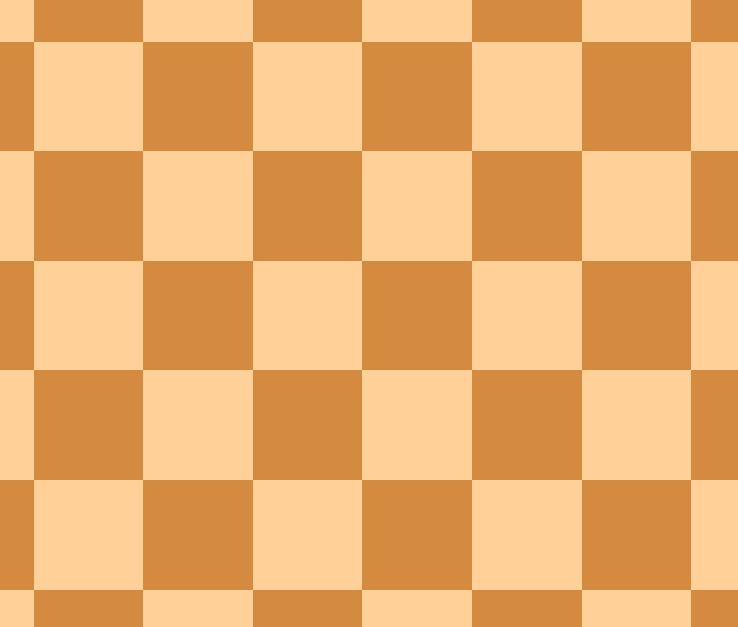
#> input picture Shi-tamashi Corner Detection/image.png, 738 x 627 px
$ python shi.py
#> lines starting #> are read from the running program, lines starting #| are printed output that depends on the picture; after the words box and inside, x2 and y2 are one past the last pixel; in counts of white or black regions, pixels touching at a corner belong together
import cv2
import numpy as np

img = cv2.imread("image.png")
#> img is the input picture: shape (627, 738, 3); mean B, G, R 107.5, 173.5, 233.5
gray = cv2.cvtColor(img, cv2.COLOR_BGR2GRAY)
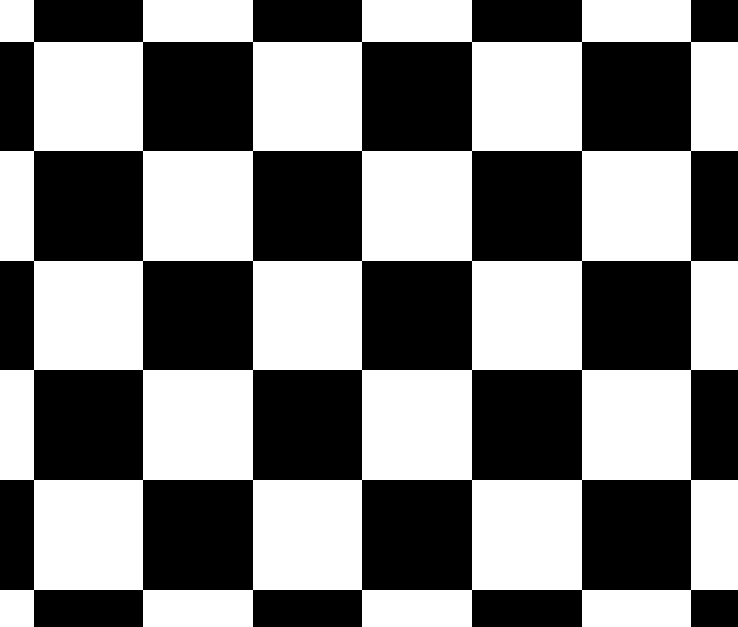
#> gray: shape (627, 738); values 152 (black) and 216 (white), 50% white; 1 black region, box (x1, y1, x2, y2) and area: (0, 0, 738, 627) 231189
corners = cv2.goodFeaturesToTrack(gray, 50, 0.01, 10)
#> corners = 42 rows, first 8: [691, 590], [582, 590], [472, 590], [362, 590], [253, 590], [143, 590], [34, 590], [691, 480]
print(np.int16(corners))
#> (printed output is left out)

for i in corners:
    x, y = i.ravel()
    cv2.circle(img, (x, y), 1, 255, 5)
#> this loop made 42 passes
#> (x, y) on passes 1 to 12: (691, 590), (582, 590), (472, 590), (362, 590), (253, 590), (143, 590), (34, 590), (691, 480), (582, 480), (472, 480), (362, 480), (253, 480)
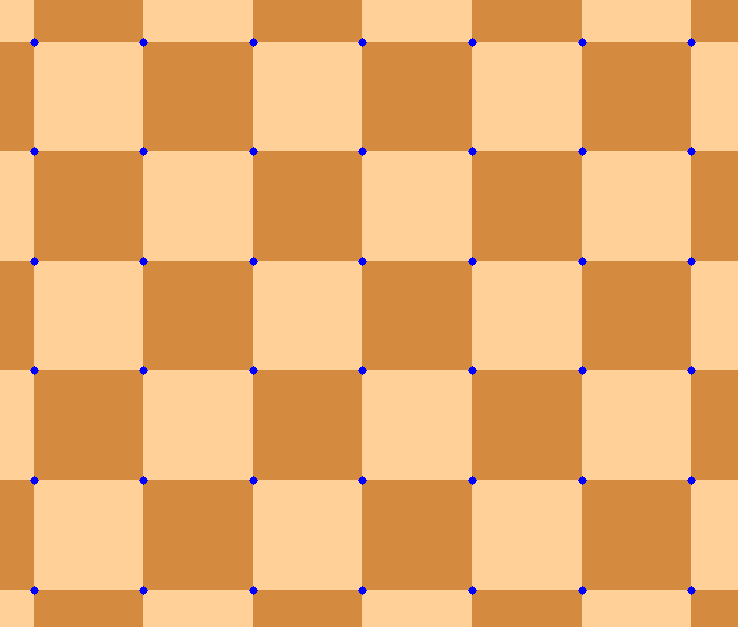
#> img: shape (627, 738, 3); 0.44% of pixels changed, all inside (x1, y1, x2, y2) = (30, 38, 696, 595)

cv2.imshow("IMAGE", img)
cv2.waitKey(0)
cv2.destroyAllWindows()
